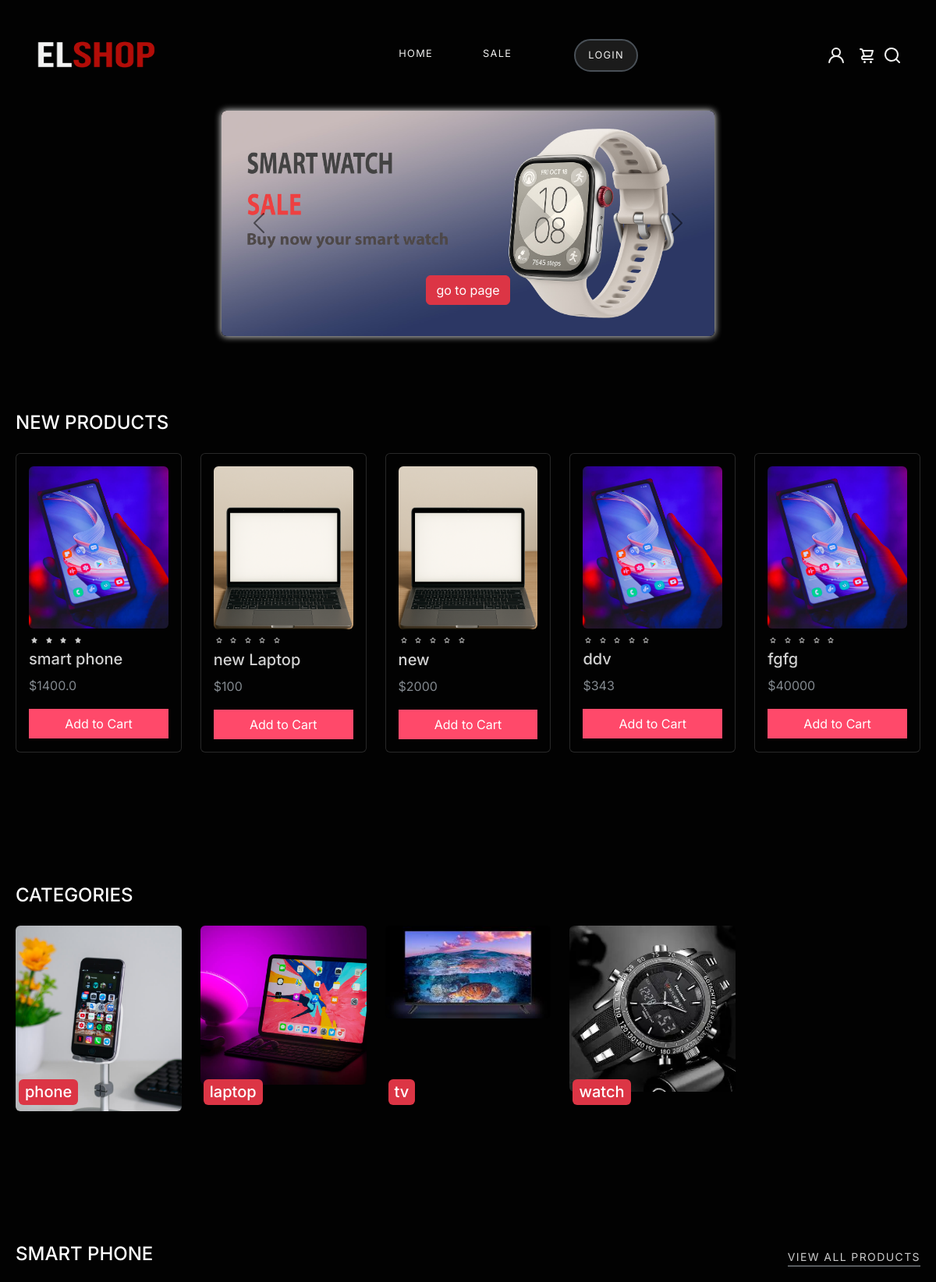
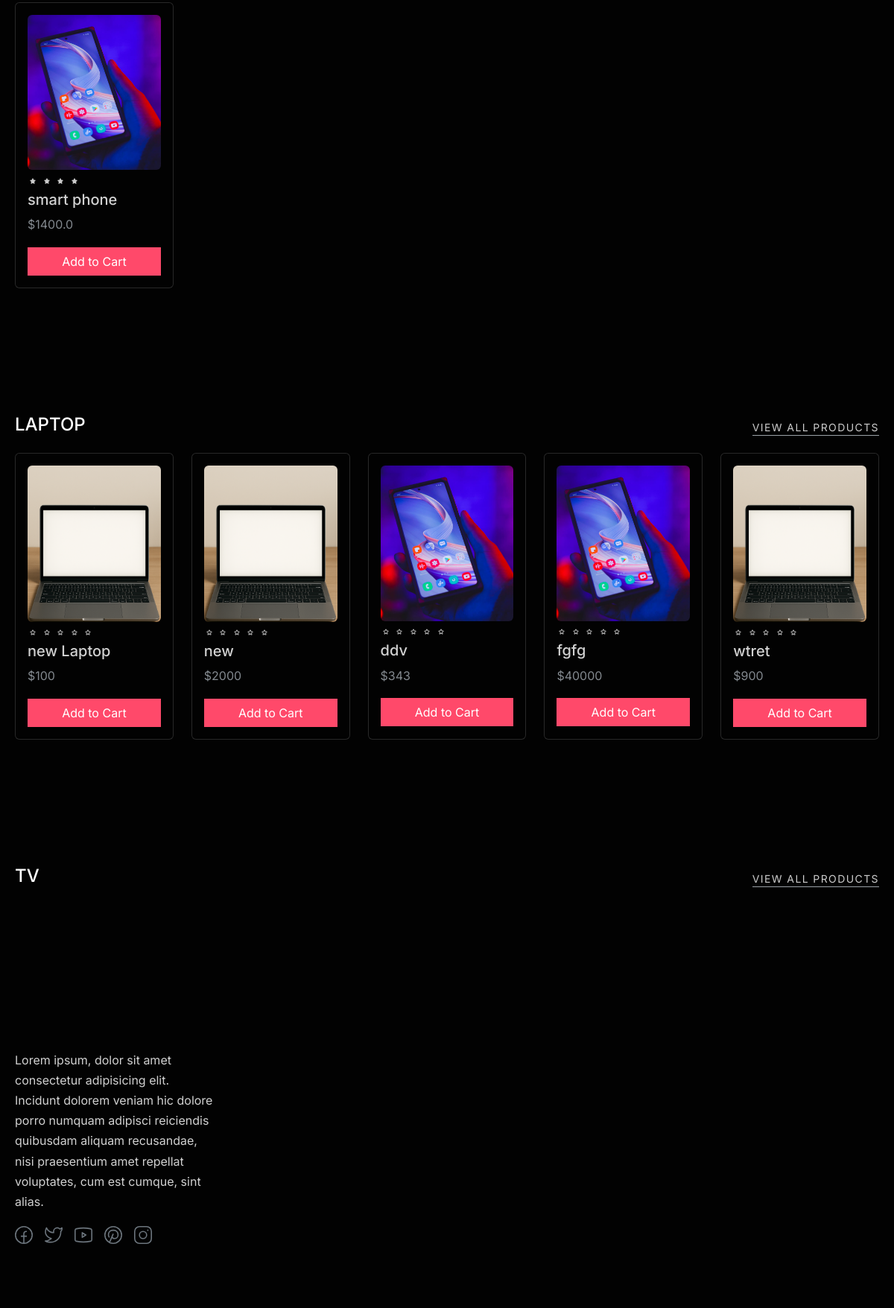
The app's page /shop/ (upper part) with its own data (2 pictures, top to bottom).
### shop/models.py (models this page shows, shortened)
class Product(models.Model):
    name = models.CharField(max_length=255)
    mini_description = models.TextField()
    factory = models.CharField(max_length=255)
    image = models.ImageField(upload_to="upload/images/product")
    category = models.ForeignKey(Category, on_delete=models.CASCADE)
    slug = models.SlugField(unique=True,blank=True,null=True)
    count_rating = models.IntegerField(default=0)
    price = models.IntegerField(default=0)
    discount = models.IntegerField(default=0)
    is_sale = models.BooleanField(default=False)
    @property
    def sale_price(self):
        if self.is_sale:
            sale_p = self.price - (self.price * self.discount / 100)
            return sale_p
    @property
    def rating(self):
        count_rate = Comment.objects.filter(product_id = self.id).count()
        if count_rate != 0 :
            return self.count_rating / count_rate
        else:
            return 0
    class Meta:
        verbose_name = "Product"
        verbose_name_plural = "Products"

class Category(models.Model):
    name = models.CharField(max_length=200)
    image = models.ImageField(upload_to="upload/images/category/")
    description = models.TextField(blank=True,null=True)
    class Meta:
        verbose_name = "Category"
        verbose_name_plural = "Categories"

### shop/views.py (the view)
# urls.py: path("shop/",views.shop_page,name="shop"),
def shop_page(request):
    products = Product.objects.all()
    categories = Category.objects.all()
    phones = Product.objects.filter(category__name = "phone")[:10]
    tvs = Product.objects.filter(category__name = "tv")[:10]
    laptops = Product.objects.filter(category__name = "laptop")[:10]
    return render(request,"shop/shop.html",{"products":products,"categories":categories,"phones":phones,"laptops":laptops,"tvs":tvs})

### cart/cart.py (called while the page is built)
    def __len__(self):
        return len(self.cart)

### cart/context_processors.py (called while the page is built)
def cart(request):
    return {"cart":Cart(request)}

### templates/shop/shop.html (shortened to what this page needs)
{% extends 'index.html' %}
{% load static %}
{% block content %}
    <div class="container w-100">
        <div class="row d-flex justify-content-center">
            <div class="col-sm-12 col-lg-7">
                <div id="carouselExampleAutoplaying" class="carousel slide" data-bs-ride="carousel">
                <div class="carousel-inner rounded shadow-light">
                    <div class="carousel-item active">
                    <img src="{% static 'images/banwatch1.jpg' %}" class="d-block w-100 rounded-2" alt="...">
                        <div class="carousel-caption ">
                            <a href="{% url 'category' 'watch' %}" class="btn btn-danger rounded">go to page</a>
                        </div>
                    </div>
                </div>
                <button class="carousel-control-prev" type="button" data-bs-target="#carouselExampleAutoplaying" data-bs-slide="prev">
                    <span class="carousel-control-prev-icon" aria-hidden="true"></span>
                </button>
                <button class="carousel-control-next" type="button" data-bs-target="#carouselExampleAutoplaying" data-bs-slide="next">
                    <span class="carousel-control-next-icon" aria-hidden="true"></span>
                </button>
                </div>
            </div>
        </div>
    </div>
<section id="new-arrival"
    class="new-arrival py-5">
    <div class="container-fluid">
      <div class="d-flex flex-wrap justify-content-between align-items-center mt-5 mb-3">
        <h4 class="text-uppercase">New Products</h4>
      </div>
      <div data-aos="fade-in" class="overflow-x-auto">
        <div class="row row-cols-2 row-cols-md-3 row-cols-lg-5 d-flex flex-nowrap">
          {% for product in products %}
                <div class="col-md-4 mb-4">
                    <div class="card h-100">
                        <div class="card-body">
                            <div class="image-holder position-relative">
                                <a href="{% url 'product' product.slug %}">
                                <img src="{{product.image.url}}" alt="categories" class="product-image rounded img-fluid">
                                <div class="rating">
                                    {% if product.rating > 0 %}
                                        {% with " "|center:product.rating as range %}
                                            {% for _ in range %}
                                                <svg width="14" height="14" viewBox="0 0 15 15"><use xlink:href="#star-solid"></use></svg>
                                            {% endfor %}
                                        {% endwith %}
                                    {% else %}
                                        <svg width="14" height="14" viewBox="0 0 15 15"><use xlink:href="#star-outline"></use></svg>
                                        <svg width="14" height="14" viewBox="0 0 15 15"><use xlink:href="#star-outline"></use></svg>
                                        <svg width="14" height="14" viewBox="0 0 15 15"><use xlink:href="#star-outline"></use></svg>
                                        <svg width="14" height="14" viewBox="0 0 15 15"><use xlink:href="#star-outline"></use></svg>
                                        <svg width="14" height="14" viewBox="0 0 15 15"><use xlink:href="#star-outline"></use></svg>
                                    {% endif %}
                                </div>
                                </a>
                            </div>
                            <h5 class="card-title">{{product.name}}</h5>
                            {% if product.is_sale %}
                                <p class="card-text text-muted">${{product.sale_price}}</p>
                            {% else %}
                                <p class="card-text text-muted">${{product.price}}</p>
                            {% endif %}
                            <button data-index="{{product.id}}" class="btn btn-primary w-100 add-cart-mini">Add to Cart</button>
                        </div>
                    </div>
                </div>
          {% endfor %}
        </div>
      </div>
    </div>
  </section>
     <section id="new-arrival"
    class="new-arrival py-5">
    <div class="container-fluid">
      <div class="d-flex flex-wrap justify-content-between align-items-center mt-5 mb-3">
        <h4 class="text-uppercase">Categories</h4>
      </div>
      <div data-aos="fade-in" class="overflow-x-auto">
        <div class="row row-cols-2 row-cols-md-3 row-cols-lg-5 d-flex flex-nowrap">
          {% for category in categories %}
                <div class="col-md-4 mb-4">
                    <div class="d-flex flex-column h-100 position-relative ">
                        <a href="{% url 'category' category.name %}">
                            <img src="{{category.image.url}}" alt="" class="img-fluid rounded">
                        </a>
                        <p class="h5 position-absolute bottom-0 bg-danger px-2 py-1 rounded ms-1" style="cursor:pointer;">{{category.name}}</p>
                    </div>
                </div>
          {% endfor %}
        </div>
      </div>
    </div>
  </section>
     <section id="new-arrival"
    class="new-arrival py-5">
    <div class="container-fluid">
      <div class="d-flex flex-wrap justify-content-between align-items-center mt-5 mb-3">
        <h4 class="text-uppercase">Smart Phone</h4>
        <a href="{% url 'category' 'phone' %}" class="btn-link">View All Products</a>
      </div>
      <div data-aos="fade-in" class="overflow-x-auto">
        <div class="row row-cols-2 row-cols-md-3 row-cols-lg-5 d-flex flex-nowrap">
          {% for product in phones %}
                <div class="col-md-4 mb-4">
                    <div class="card h-100">
                        <div class="card-body">
                            <div class="image-holder position-relative">
                                <a href="{% url 'product' product.slug %}">
                                <img src="{{product.image.url}}" alt="categories" class="product-image rounded img-fluid">
                                <div class="rating">
                                    {% if product.rating > 0 %}
                                        {% with " "|center:product.rating as range %}
                                            {% for _ in range %}
                                                <svg width="14" height="14" viewBox="0 0 15 15"><use xlink:href="#star-solid"></use></svg>
                                            {% endfor %}
                                        {% endwith %}
                                    {% endif %}
                                </div>
                                </a>
                            </div>
                            <h5 class="card-title">{{product.name}}</h5>
                            {% if product.is_sale %}
                                <p class="card-text text-muted">${{product.sale_price}}</p>
                            {% else %}
                                <p class="card-text text-muted">${{product.price}}</p>
                            {% endif %}
                            <button data-index="{{product.id}}" class="btn btn-primary w-100 add-cart-mini">Add to Cart</button>
                        </div>
                    </div>
                </div>
          {% endfor %}
        </div>
      </div>
    </div>
  </section>
     <section id="new-arrival"
    class="new-arrival py-5">
    <div class="container-fluid">
      <div class="d-flex flex-wrap justify-content-between align-items-center mt-5 mb-3">
        <h4 class="text-uppercase">Laptop</h4>
        <a href="{% url 'category' 'laptop' %}" class="btn-link">View All Products</a>
      </div>
      <div data-aos="fade-in" class="overflow-x-auto">
        <div class="row row-cols-2 row-cols-md-3 row-cols-lg-5 d-flex flex-nowrap">
          {% for product in laptops %}
                <div class="col-md-4 mb-4">
                    <div class="card h-100">
                        <div class="card-body">
                            <div class="image-holder position-relative">
                                <a href="{% url 'product' product.slug %}">
                                <img src="{{product.image.url}}" alt="categories" class="product-image rounded img-fluid">
                                <div class="rating">
                                    {% if product.rating > 0 %}
                                        {% with " "|center:product.rating as range %}
                                            {% for _ in range %}
                                                <svg width="14" height="14" viewBox="0 0 15 15"><use xlink:href="#star-solid"></use></svg>
                                            {% endfor %}
                                        {% endwith %}
                                    {% else %}
                                        <svg width="14" height="14" viewBox="0 0 15 15"><use xlink:href="#star-outline"></use></svg>
                                        <svg width="14" height="14" viewBox="0 0 15 15"><use xlink:href="#star-outline"></use></svg>
                                        <svg width="14" height="14" viewBox="0 0 15 15"><use xlink:href="#star-outline"></use></svg>
                                        <svg width="14" height="14" viewBox="0 0 15 15"><use xlink:href="#star-outline"></use></svg>
                                        <svg width="14" height="14" viewBox="0 0 15 15"><use xlink:href="#star-outline"></use></svg>
                                    {% endif %}
                                </div>
                                </a>
                            </div>
                            <h5 class="card-title">{{product.name}}</h5>
                            {% if product.is_sale %}
                                <p class="card-text text-muted">${{product.sale_price}}</p>
                            {% else %}
                                <p class="card-text text-muted">${{product.price}}</p>
                            {% endif %}
                            <button data-index="{{product.id}}" class="btn btn-primary w-100 add-cart-mini">Add to Cart</button>
                        </div>
                    </div>
                </div>
          {% endfor %}
        </div>
      </div>
    </div>
  </section>
     <section id="new-arrival"
    class="new-arrival py-5">
    <div class="container-fluid">
      <div class="d-flex flex-wrap justify-content-between align-items-center mt-5 mb-3">
        <h4 class="text-uppercase">Tv</h4>
        <a href="{% url 'category' 'tv' %}" class="btn-link">View All Products</a>
      </div>
    </div>
  </section>
{% endblock content %}

### static/css/style.css (style rules this page uses)
body { --heading-font: "Inter", Roboto, sans-serif; --heading-font-weight: 500; --heading-color: var(--bs-dark); --heading-line-height: 1.24; --swiper-theme-color: var(--bs-primary); --swiper-pagination-bottom: 0; --swiper-pagination-bullet-inactive-color: #fff; --swiper-pagination-bullet-inactive-opacity: 1; --swiper-pagination-bullet-horizontal-gap: 15px; --swiper-pagination-bullet-size: 7px; --swiper-pagination-bullet-width: 7px; --custom-easing: cubic-bezier(.17,.67,.83,.67); --bs-body-font-family: "Inter", Roboto, sans-serif; --bs-body-font-size: 1rem; --bs-body-font-weight: 400; --bs-body-line-height: 1.7; --bs-body-color: #8f8f8f; --bs-body-color-rgb: 143, 143, 143; --bs-primary: #FF496A; --bs-primary-dark: #af2c44; --bs-secondary: #6c757d; --bs-black: #020202; --bs-light: #F1F1F0; --bs-dark: #212529; --bs-gray: #9aa1a7; --bs-gray-dark: #51565b; --bs-primary-rgb: 255, 73, 106; --bs-secondary-rgb: 108, 117, 125; --bs-black-rgb: 2, 2, 2; --bs-light-rgb: 241, 241, 240; --bs-dark-rgb: 33, 37, 41; --bs-link-color: var(--bs-dark); --bs-link-color-rgb: 17, 17, 17; --bs-link-decoration: underline; --bs-link-hover-color: var(--bs-primary); --bs-link-hover-color-rgb: 17, 17, 17; }
h1, .h1, h2, .h2, h3, .h3, h4, .h4, h5, .h5, h6, .h6 { font-family: var(--heading-font); font-weight: var(--heading-font-weight); color: var(--heading-color); line-height: var(--heading-line-height); }
a { text-decoration: none; transition: all 0.3s ease-out; }
.container-fluid { max-width: 1800px; }
.btn { --bs-btn-border-radius: 0; }
.btn-primary { --bs-btn-color: #fff; --bs-btn-bg: var(--bs-primary); --bs-btn-border-color: var(--bs-primary); --bs-btn-hover-color: #fff; --bs-btn-hover-bg: var(--bs-primary-dark); --bs-btn-hover-border-color: var(--bs-primary-dark); --bs-btn-focus-shadow-rgb: 49, 132, 253; --bs-btn-active-color: #fff; --bs-btn-active-bg: var(--bs-secondary); --bs-btn-active-border-color: var(--bs-secondary); --bs-btn-active-shadow: inset 0 3px 5px rgba(0, 0, 0, 0.125); --bs-btn-disabled-color: #fff; --bs-btn-disabled-bg: var(--bs-primary); --bs-btn-disabled-border-color: var(--bs-primary); }
[data-bs-theme=dark] { color-scheme: dark; --heading-color: #fff; --bs-link-color: #CCCCCC; --bs-link-hover-color: var(--bs-primary); --bs-link-color-rgb: 204, 204, 204; --bs-link-hover-color-rgb: var(--bs-primary-rgb); --bs-body-color: #d1d1d1; --bs-body-bg: #020202; --bs-body-bg-rgb: 2, 2, 2; }
.container, .container-fluid, .container-lg, .container-md, .container-sm, .container-xl, .container-xxl { --bs-gutter-x: 2.5rem; }
.btn-link { font-size: 0.875rem; font-family: var(--bs-body-font-family); letter-spacing: 0.0875rem; text-transform: uppercase; text-decoration: none; }
a.btn-link, a.btn-link:after { transition: all .5s; }
a.btn-link { position: relative; }
a.btn-link:before, a.btn-link:after { content: ''; display: block; position: absolute; bottom: 0; left: 0; width: 0; background-color: var(--bs-dark); height: 1px; }
[data-bs-theme=dark] a.btn-link:after { background-color: var(--bs-white); }
a.btn-link:before { background-color: var(--bs-gray); width: 100%; }
.shadow-light { box-shadow: 0px 0px 10px #fff; }

### records on screen
Product: image (picture), name "smart phone", sale_price "1400.0"
Product: image (picture), name "new Laptop", price "100"
Product: image (picture), name "new", price "2000"
Product: image (picture), name "ddv", price "343"
Product: image (picture), name "fgfg", price "40000"
Category: image (picture), name "phone"
Category: image (picture), name "laptop"
Category: image (picture), name "tv"
Category: image (picture), name "watch"
Product: image (picture), name "wtret", price "900"
